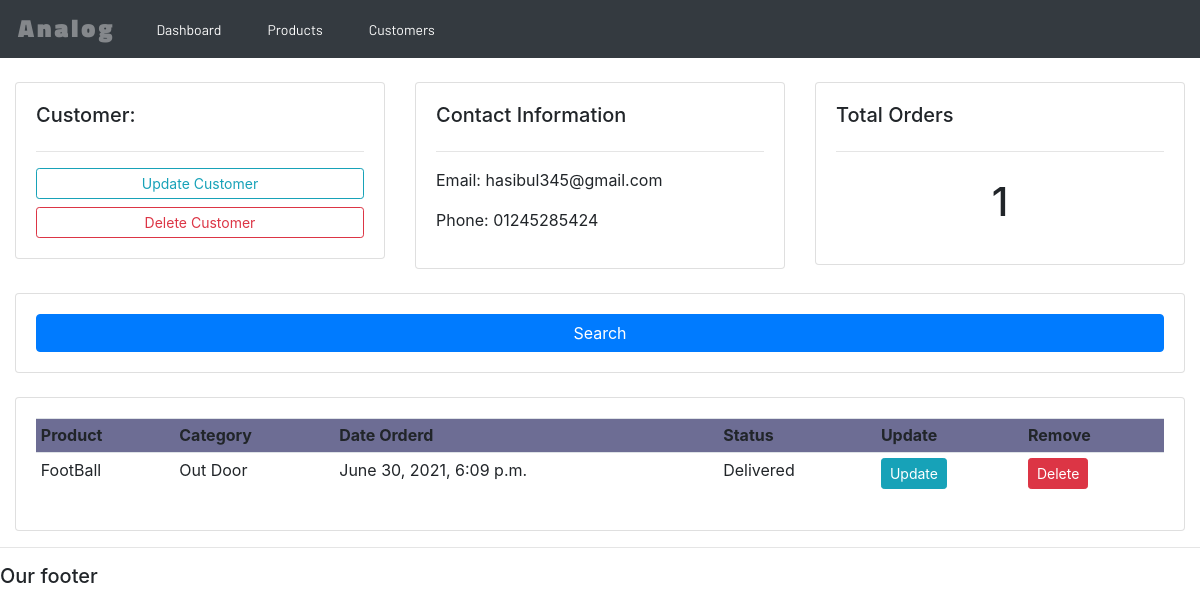
Page /customers/2/ on the committed database.
### analog/models.py (models this page shows, shortened)
class Customer(models.Model):
    name = models.CharField(max_length=200, null=True)
    phone = models.CharField(max_length=11, null=True)
    email = models.CharField(max_length=50, null=True)
    date_created = models.DateTimeField(auto_now_add=True)

class Order(models.Model):
    STATUS = (
        ('Pending', 'Pending'),
        ('Out for delivery', 'Out for delivery'),
        ('Delivered', 'Delivered'),
    )
    customer = models.ForeignKey(Customer, null=True, on_delete=models.SET_NULL)
    product = models.ForeignKey(Product, null=True, on_delete=models.SET_NULL)
    date_creates = models.DateTimeField(auto_now_add=True)
    status = models.CharField(max_length=200, null=True, choices=STATUS)

class Product(models.Model):
    CATAGORY = (
        ('Indoor', 'Indoor'),
        ('Out Door', 'Out Door'),
    )
    name = models.CharField(max_length=200, null=True)
    price = models.FloatField(null=True)
    catagory = models.CharField(max_length=200, null=True, choices=CATAGORY)
    description = models.CharField(max_length=200, null=True, blank=True)
    date_creates = models.DateTimeField(auto_now_add=True)
    tags = models.ManyToManyField(Tag)
    def __str__(self):
        return self.name

### analog/views.py (the view)
# urls.py: path('customers/<str:pk>/',views.customers,name='customer'),
def customers(request, pk):
    customer = Customer.objects.get(id=pk)
    order = customer.order_set.all()
    o_length = order.count()
    context = {
        'customer': customer,
        'order': order,
        'len': o_length
    }
    return render(request, 'analog/customer.html', context)

### templates/analog/customer.html
{%  extends 'analog/main.html' %}
{% block content %}
	<br>
<div class="row">
	<div class="col-md">
		<div class="card card-body">
			<h5>Customer:</h5>
			<hr>
			<a class="btn btn-outline-info  btn-sm btn-block" href="">Update Customer</a>
			<a class="btn btn-outline-danger  btn-sm btn-block" href="">Delete Customer</a>
		</div>
	</div>
	<div class="col-md">
		<div class="card card-body">
			<h5>Contact Information</h5>
			<hr>
            <p>Email: {{ customer.email }}</p>
            <p>Phone: {{ customer.phone }}</p>
		</div>
	</div>
	<div class="col-md">
		<div class="card card-body">
			<h5>Total Orders</h5>
			<hr>
			<h1 style="text-align: center;padding: 10px">{{ len }}</h1>
		</div>
	</div>
</div>
<br>
<div class="row">
	<div class="col">
		<div class="card card-body">
			<form method="get">
		    <button class="btn btn-primary" type="submit">Search</button>
		  </form>
		</div>
	</div>
</div>
<br>
<div class="row">
	<div class="col-md">
		<div class="card card-body">
			<table class="table table-sm">
				<tr>
					<th>Product</th>
					<th>Category</th>
					<th>Date Orderd</th>
					<th>Status</th>
					<th>Update</th>
					<th>Remove</th>
				</tr>
				{% for i in order %}
				<tr>
					<td>{{ i.product }}</td>
					<td>{{ i.product.catagory }}</td>
					<td>{{ i.date_creates }}</td>
					<td>{{ i.status }}</td>
					<td><a href="{% url 'update_order' i.id %}" class="btn btn-sm btn-info">Update</a></td>
					<td><a href="{% url 'delete_order' i.id %}" class="btn btn-sm btn-danger">Delete</a></td>
				</tr>
				{% endfor %}
			</table>
		</div>
	</div>
</div>
{% endblock %}

### static/css/order_page.css (style rules this page uses)
* { padding: 0; margin:0; box-sizing: border-box; }
form { display: flex; flex-direction: column; }

### static/css/main.css (style rules this page uses)
table { border-radius: 3px; }
tr:nth-child(1) { background-color: #6d6d94; }

### rows in the picture
Customer: email "hasibul345@gmail.com", phone "01245285424"
Order: product "FootBall", product.catagory "Out Door", date_creates "June 30, 2021, 6:09 p.m.", status "Delivered"

### other values in the picture
{{ len }} "1"
